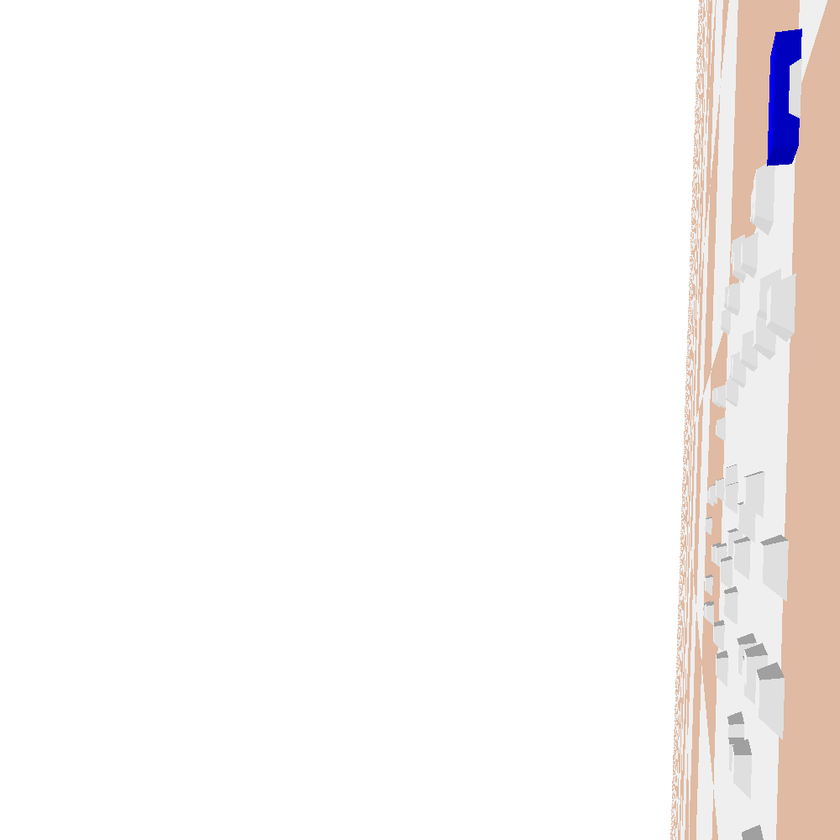
#> input picture frame_6.png, 840 x 840 px, shrunk from 1000 x 1000 before the run
$ python comp.py
#> lines starting #> are read from the running program, lines starting #| are printed output that depends on the picture; after the words box and inside, x2 and y2 are one past the last pixel; in counts of white or black regions, pixels touching at a corner belong together
import cv2
import numpy as np

# Load the image
image = cv2.imread('frame_6.png')
#> image is the input picture: shape (840, 840, 3); mean B, G, R 244.1, 245.4, 248.9
image = cv2.transpose(image)
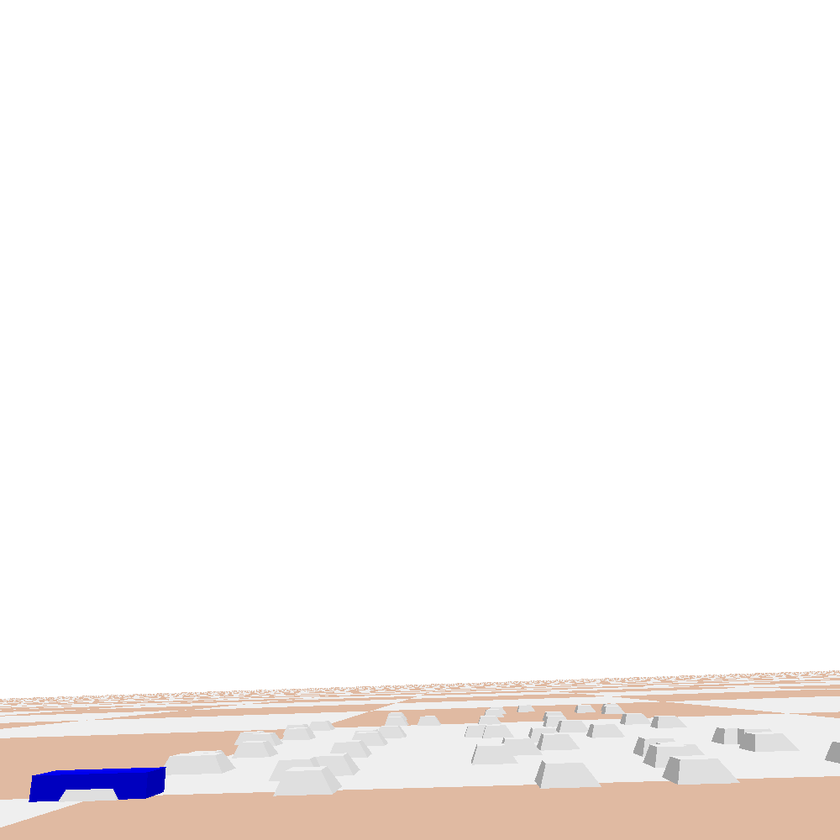
#> image: shape (840, 840, 3); mean B, G, R 244.1, 245.4, 248.9
image = cv2.flip(image, flipCode=1)
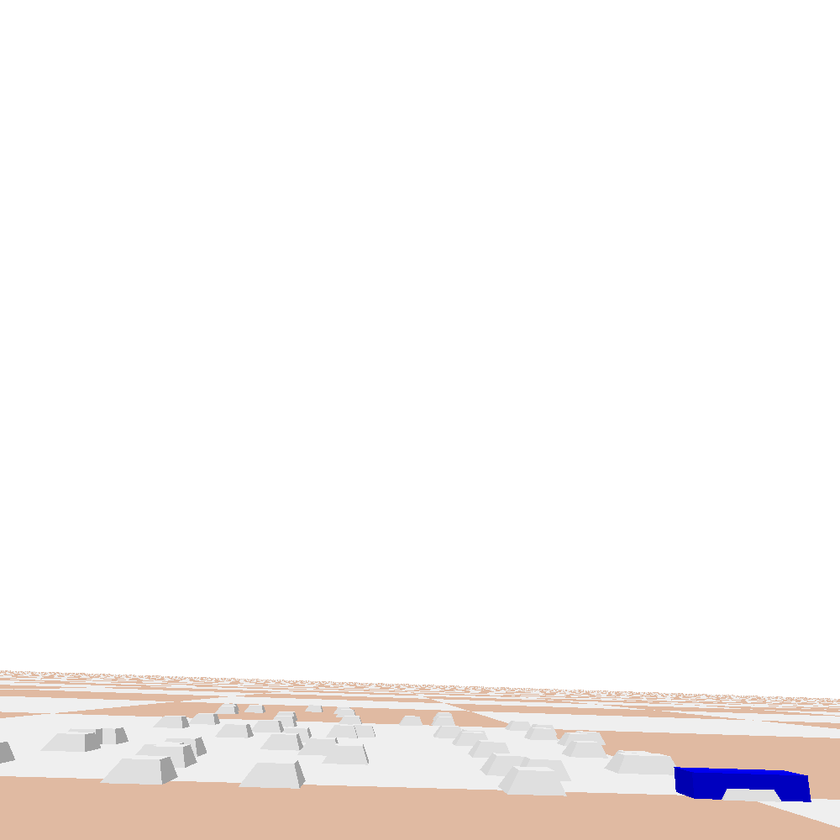
#> image: shape (840, 840, 3); mean B, G, R 244.1, 245.4, 248.9
# Convert the image to grayscale
gray = cv2.cvtColor(image, cv2.COLOR_BGR2GRAY)
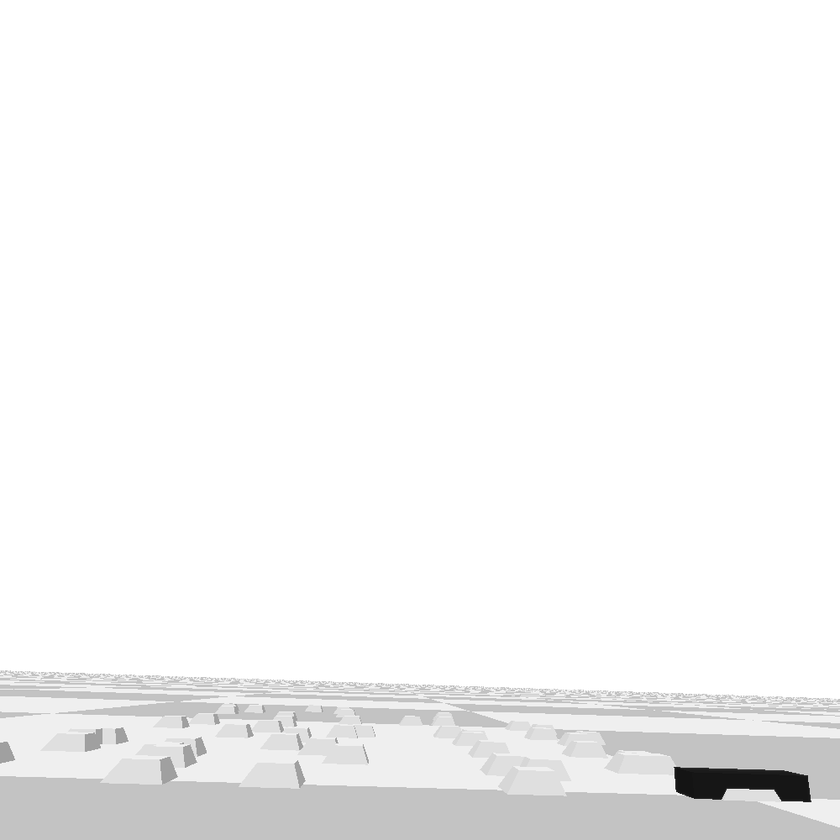
#> gray: shape (840, 840); min 19, max 255, mean 246.3


# Apply a binary threshold to the grayscale image
_, thresh = cv2.threshold(gray, 180, 255, cv2.THRESH_BINARY)
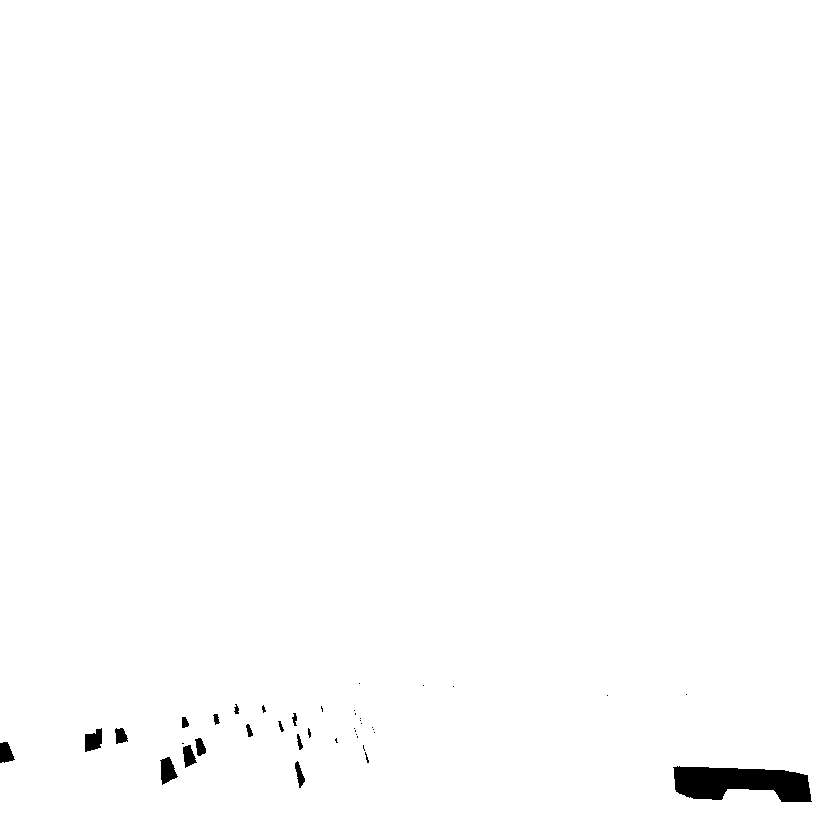
#> thresh: shape (840, 840); 99.2% white; 39 black regions (23 under 20 px), largest, box (x1, y1, x2, y2) and area: (673, 766, 812, 802) 3564, (160, 757, 178, 785) 311, (85, 728, 102, 752) 296
thresh = cv2.bitwise_not(thresh)
#> thresh: shape (840, 840); 0.77% white; 39 white regions (23 under 20 px)

# Find contours in the thresholded image
contours, _ = cv2.findContours(thresh, cv2.RETR_LIST, cv2.CHAIN_APPROX_NONE)
#> contours = 39 contours, 25 with area under 20; largest, box (x1, y1, x2, y2) and area: (673, 766, 812, 802) 3399, (160, 757, 178, 785) 276, (85, 728, 102, 752) 259, (0, 742, 15, 763) 198, (183, 745, 197, 768) 170
print(contours)
#> (printed output is left out)
# Count closed contours
closed_contours_count = 0
for contour in contours:
            closed_contours_count += 1
#> this loop made 39 passes
#> contour on passes 7, 11, 12, 14, 15, 16, 17, 21, 23, 25, 26, 29: [[182, 743], [183, 743]], [[357, 736], [357, 737]], [[356, 734]], [[374, 732]], [[355, 730], [355, 731]], [[373, 729]], [[354, 728]], [[372, 727]], [[361, 723]], [[360, 720]], [[360, 718]], [[355, 713], [355, 714]]
#> after the loop, closed_contours_count = 39

print(f"Number of closed contours: {closed_contours_count}")

# Optional: Draw contours on the image and save/display it
output_image = image.copy()
cv2.drawContours(output_image, contours, -1, (0, 0, 0), 10)
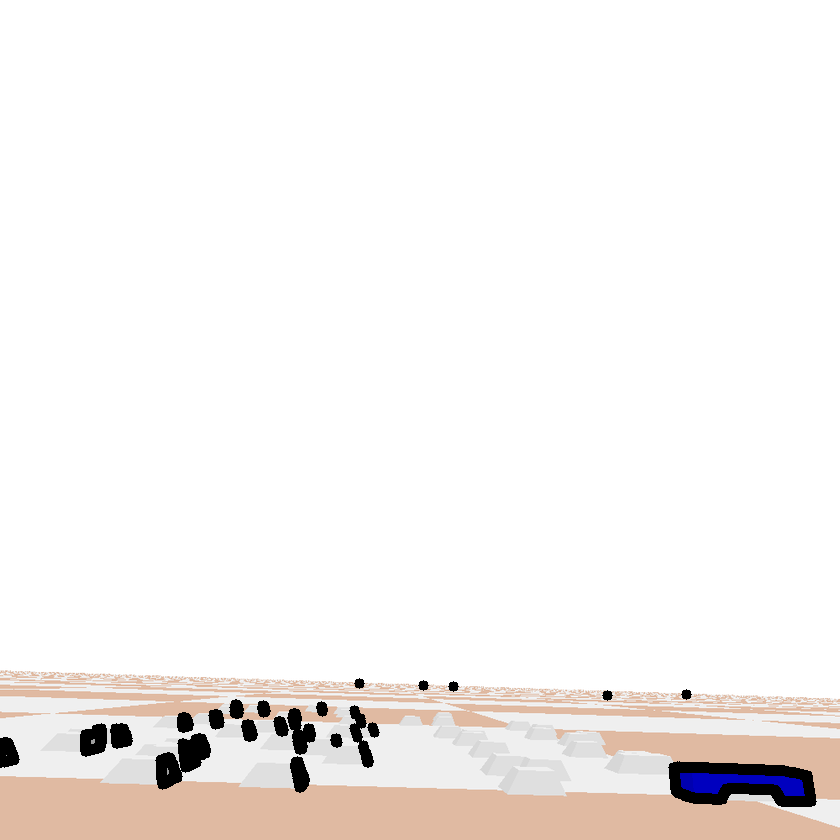
#> output_image: shape (840, 840, 3); 1.6% of pixels changed, all inside (x1, y1, x2, y2) = (0, 678, 817, 807)
cv2.imshow("Camera View", output_image)
cv2.waitKey(0)
